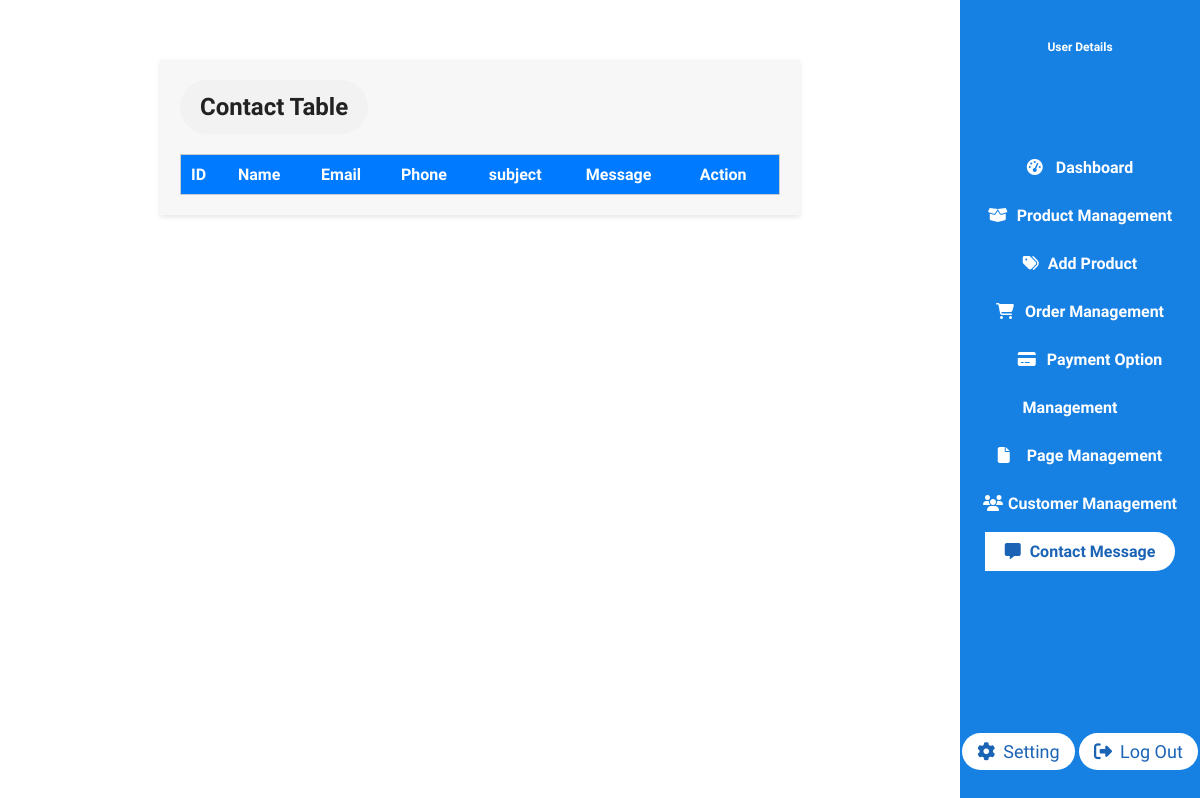
The page /contact/contactdata.php on the database as committed earlier.
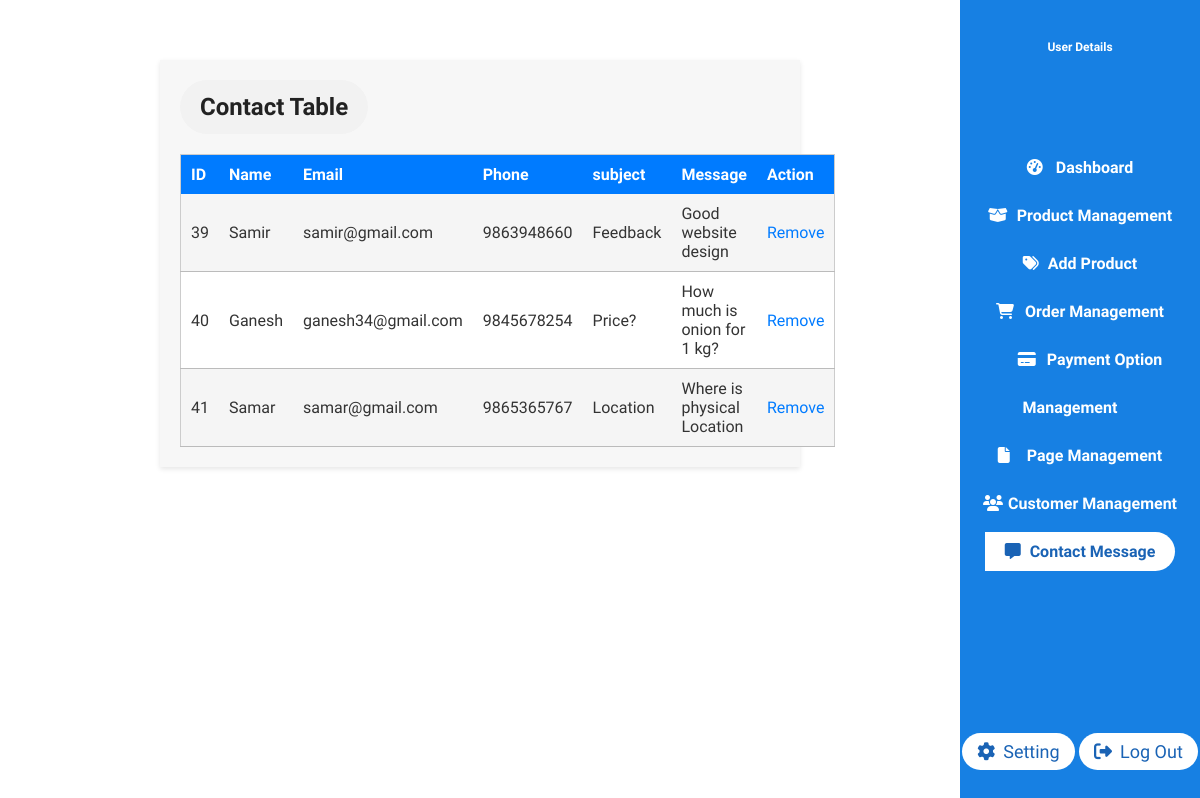
The same page on the database as committed later.
### tables this page shows
CREATE TABLE `contact_tbl` (
  `contact_id` int(11) NOT NULL,
  `user_id` int(11) DEFAULT NULL,
  `name` varchar(50) NOT NULL,
  `email` varchar(50) NOT NULL,
  `number` bigint(10) DEFAULT NULL,
  `subject` varchar(50) NOT NULL,
  `message` varchar(500) NOT NULL
);

### contact/contactdata.php (the view, shortened to what this page needs)
<?php
include '../dbconnect.php';
$select = mysqli_query($conn, "SELECT * FROM contact_tbl") or die('query failed');
?>
<!DOCTYPE html>
<html lang="en">
<head>
    <link rel="stylesheet" href="../css/styles.css">
    <link rel="stylesheet" href="../css/admin.css">
    <link rel="stylesheet" href="../css/contact.css">
</head>
<body>
    <section id="dashboard">
        <div class="left-dash-sec section-p1">
<div class="contactdata-container">
   <h2>Contact Table</h2>
   <table class="con-usr-tbl">
      <tr>
         <th>ID</th>
         <th>Name</th>
         <th>Email</th>
         <th>Phone</th>
    <th>subject</th>
    <th>Message</th>
         <th>Action</th>
      </tr>
      <?php
      while ($row = mysqli_fetch_assoc($select)) {
         echo '<tr>';
         echo '<td>' . $row['contact_id'] . '</td>';
         echo '<td>' . $row['name'] . '</td>';
         echo '<td>' . $row['email'] . '</td>';
         echo '<td>' . $row['number'] . '</td>';
         echo '<td>' . $row['subject'] . '</td>';
         echo '<td>' . $row['message'] . '</td>';
         echo '<td><a href="update.php?id=' . $row['contact_id'] . '"></a> <a href="contactdelete.php?id=' . $row['contact_id'] . '">Remove</a></td>';
         echo '</tr>';
      }
      ?>
   </table>
</div>
        </div>
        <div class="right-dash-sec-customer">
            <div class="sidebar">
                    <h6>User Details</h6>
                    <p><?php echo $_SESSION['admin_name']; ?> </p>
                <nav>
                    <ul>
                        <li><a href="../admin/admin.php"><i class="fas fa-tachometer-alt"></i> Dashboard</a></li>
                        <li><a href="../admin/manageProducts.php"><i class="fas fa-box-open"></i> Product Management</a></li>
                        <li><a href="../admin/addProduct.php"><i class="fas fa-tags"></i>Add Product</a></li>
                        <li><a href="../admin/orders.php"><i class="fas fa-shopping-cart"></i> Order Management</a></li>
                        <li><a href="#"><i class="fas fa-credit-card"></i> Payment Option Management</a></li>
                        <li><a href="#"><i class="fas fa-file"></i> Page Management</a></li>
                        <li><a href="../admin/manageCustomer.php"><i class="fas fa-users"></i>Customer Management</a></li>
                        <li><a class="active" href="#"><i class="fas fa-message"></i>Contact Message</a></li>
                    </ul>
                </nav>
                <div class="setting">
                    <a><i class="fa-solid fa-gear"></i>Setting</a>
                    <a href="adminLogout.php"><i class="fa-solid fa-right-from-bracket"></i>Log Out</a>
                </div>
            </div>
        </div>
    </section>
</body>
</html>

Rows that differ between the two databases and show on the page:
added contact_tbl: contact_id "39", name "Samir", email "samir@gmail.com", number "9863948660", subject "Feedback", message "Good website design"
added contact_tbl: contact_id "40", name "Ganesh", email "ganesh34@gmail.com", number "9845678254", subject "Price?", message "How much is onion for 1 kg?"
added contact_tbl: contact_id "41", name "Samar", email "samar@gmail.com", number "9865365767", subject "Location", message "Where is physical Location"
